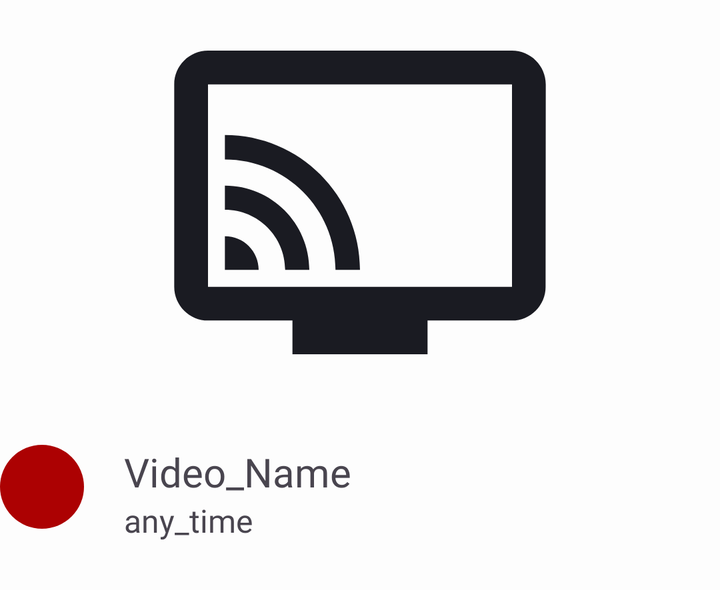
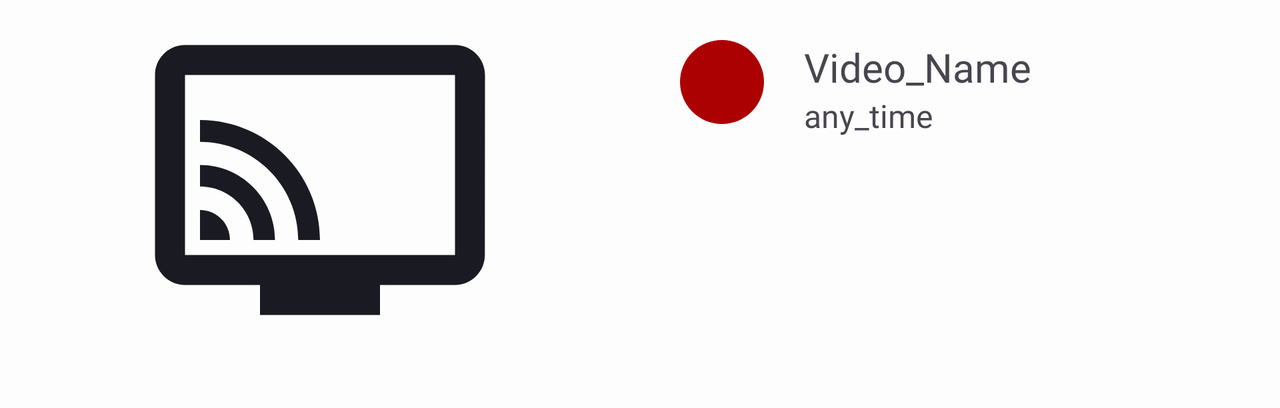

The same Android screen from two of the app's own layout files: first res/layout/ as a phone draws it, then the repository's variant for another configuration, drawn on a device whose configuration selects that folder. Both files follow.
<!-- AndroidManifest.xml: application theme Theme.VKTestAppVideoViewer -->
<!-- res/layout/video_view_small.xml -->
<?xml version="1.0" encoding="utf-8"?>
<androidx.constraintlayout.widget.ConstraintLayout xmlns:android="http://schemas.android.com/apk/res/android"
    xmlns:app="http://schemas.android.com/apk/res-auto"
    xmlns:tools="http://schemas.android.com/tools"
    android:layout_width="match_parent"
    android:layout_height="wrap_content"
    android:layout_marginBottom="24dp"
    tools:ignore="ExtraText">

    <androidx.constraintlayout.widget.Guideline
        android:id="@+id/right_guideline"
        android:layout_width="wrap_content"
        android:layout_height="wrap_content"
        android:orientation="vertical"
        app:layout_constraintGuide_end="0dp" />

    <androidx.constraintlayout.widget.Guideline
        android:id="@+id/left_guideline"
        android:layout_width="wrap_content"
        android:layout_height="wrap_content"
        android:orientation="vertical"
        app:layout_constraintGuide_begin="0dp" />

    <ImageView
        android:id="@+id/video_preview"
        android:layout_width="0dp"
        android:layout_height="0dp"
        android:src="@drawable/placeholder"
        app:layout_constraintDimensionRatio="16:9"
        app:layout_constraintEnd_toEndOf="@id/right_guideline"
        app:layout_constraintStart_toStartOf="@id/left_guideline"
        app:layout_constraintTop_toTopOf="parent" />

    <ImageView
        android:id="@+id/channel_image"
        android:layout_width="wrap_content"
        android:layout_height="wrap_content"
        android:layout_marginTop="20dp"
        android:src="@drawable/round_42"
        app:layout_constraintStart_toStartOf="@id/left_guideline"
        app:layout_constraintTop_toBottomOf="@id/video_preview" />

    <TextView
        android:id="@+id/video_name"
        android:layout_width="wrap_content"
        android:layout_height="wrap_content"
        android:layout_marginStart="20dp"
        android:layout_marginTop="20dp"
        android:ellipsize="end"
        android:ems="12"
        android:fontFamily="@font/roboto_medium"
        android:maxLines="2"
        android:text="@string/video_name"
        android:textSize="20sp"
        app:layout_constraintStart_toEndOf="@id/channel_image"
        app:layout_constraintTop_toBottomOf="@id/video_preview" />

    <TextView
        android:id="@+id/duration"
        android:layout_width="wrap_content"
        android:layout_height="wrap_content"
        android:layout_marginLeft="20dp"
        android:fontFamily="@font/roboto_medium"
        tools:text="@string/length"
        android:textSize="16sp"
        app:layout_constraintStart_toEndOf="@id/channel_image"
        app:layout_constraintTop_toBottomOf="@id/video_name" />s

</androidx.constraintlayout.widget.ConstraintLayout>
<!-- resources referenced by this layout -->
<resources>
  <!-- drawable placeholder (drawable) -->
  <vector android:height="24dp" android:tint="@color/day_black_night_white"
      android:viewportHeight="24" android:viewportWidth="24"
      android:width="24dp" xmlns:android="http://schemas.android.com/apk/res/android">
      <path android:fillColor="@android:color/white" android:pathData="M21,3L3,3c-1.1,0 -2,0.9 -2,2v12c0,1.1 0.9,2 2,2h5v2h8v-2h5c1.1,0 1.99,-0.9 1.99,-2L23,5c0,-1.1 -0.9,-2 -2,-2zM21,17L3,17L3,5h18v12zM4,14v2h2c0,-1.11 -0.89,-2 -2,-2zM4,11v1.43c1.97,0 3.57,1.6 3.57,3.57L9,16c0,-2.76 -2.24,-5 -5,-5zM4,8v1.45c3.61,0 6.55,2.93 6.55,6.55L12,16c0,-4.42 -3.59,-8 -8,-8z"/>
  </vector>
  <!-- drawable round_42 (drawable) -->
  <shape xmlns:android="http://schemas.android.com/apk/res/android"
      xmlns:tools="http://schemas.android.com/tools"
      android:shape="oval"
      tools:ignore="ExtraText">
      <size
          android:width="42dp"
          android:height="42dp" />
      <solid android:color="@color/red" />
  </shape>
  <string name="length">any_time</string>
  <string name="video_name">Video_Name</string>
  <style name="Theme.VKTestAppVideoViewer" parent="Base.Theme.VKTestAppVideoViewer" />
  <color name="day_black_night_white">#1A1B22</color>
  <color name="red">#AC0102</color>
  <style name="Base.Theme.VKTestAppVideoViewer" parent="Theme.Material3.DayNight.NoActionBar">
          
          <item name="colorPrimary">@color/blue</item>
          <item name="colorPrimaryDark">@color/black_universal</item>
          <item name="colorAccent">@color/blue</item>
          <item name="colorOnBackground">@color/black_universal</item>
          <item name="android:statusBarColor">@color/white_universal</item>
  
          
          <item name="android:textColorPrimary">@color/black_universal</item>
          <item name="android:textColorSecondary">@color/black_universal</item>
          
          <item name="android:windowBackground">@color/white_universal</item>
          <item name="android:windowLightStatusBar">true</item>
      </style>
  <color name="blue">#3772E7</color>
  <color name="black_universal">#1A1B22</color>
  <color name="white_universal">#FDFDFD</color>
</resources>
<!-- res/layout-land/video_view_small.xml (the repository's variant of the layout above) -->
<!-- drawn on the phone turned sideways -->
<?xml version="1.0" encoding="utf-8"?>
<androidx.constraintlayout.widget.ConstraintLayout xmlns:android="http://schemas.android.com/apk/res/android"
    xmlns:app="http://schemas.android.com/apk/res-auto"
    xmlns:tools="http://schemas.android.com/tools"
    android:layout_width="match_parent"
    android:layout_height="wrap_content"
    android:layout_marginBottom="24dp"
    tools:ignore="ExtraText">

    <androidx.constraintlayout.widget.Guideline
        android:id="@+id/right_guideline"
        android:layout_width="wrap_content"
        android:layout_height="wrap_content"
        android:orientation="vertical"
        app:layout_constraintGuide_percent="0.5" />


    <ImageView
        android:id="@+id/video_preview"
        android:layout_width="0dp"
        android:layout_height="0dp"
        android:src="@drawable/placeholder"
        app:layout_constraintDimensionRatio="16:9"
        app:layout_constraintEnd_toEndOf="@id/right_guideline"
        app:layout_constraintStart_toStartOf="parent"
        app:layout_constraintTop_toTopOf="parent" />

    <ImageView
        android:id="@+id/channel_image"
        android:layout_width="wrap_content"
        android:layout_height="wrap_content"
        android:layout_margin="20dp"
        android:src="@drawable/round_42"
        app:layout_constraintStart_toStartOf="@+id/right_guideline"
        app:layout_constraintTop_toTopOf="parent" />

    <TextView
        android:id="@+id/video_name"
        android:layout_width="wrap_content"
        android:layout_height="wrap_content"
        android:layout_marginStart="20dp"
        android:layout_marginTop="20dp"
        android:ellipsize="end"
        android:ems="10"
        android:fontFamily="@font/roboto_medium"
        android:maxLines="2"
        android:text="@string/video_name"
        android:textSize="20sp"
        app:layout_constraintStart_toEndOf="@id/channel_image"
        app:layout_constraintTop_toTopOf="parent" />

    <TextView
        android:id="@+id/duration"
        android:layout_width="wrap_content"
        android:layout_height="wrap_content"
        android:layout_marginLeft="20dp"
        android:fontFamily="@font/roboto_medium"
        tools:text="@string/length"
        android:textSize="16sp"
        app:layout_constraintStart_toEndOf="@id/channel_image"
        app:layout_constraintTop_toBottomOf="@id/video_name" />s

</androidx.constraintlayout.widget.ConstraintLayout>
